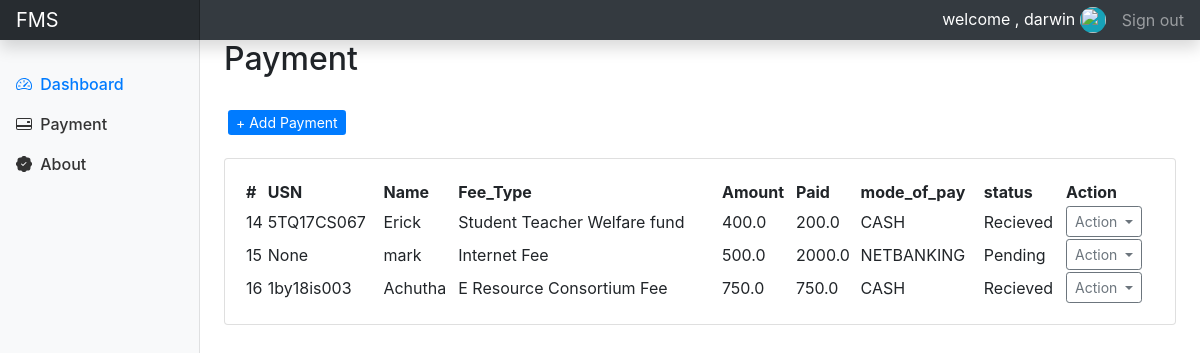
Before: /payment/ (signed in) with the older database file.
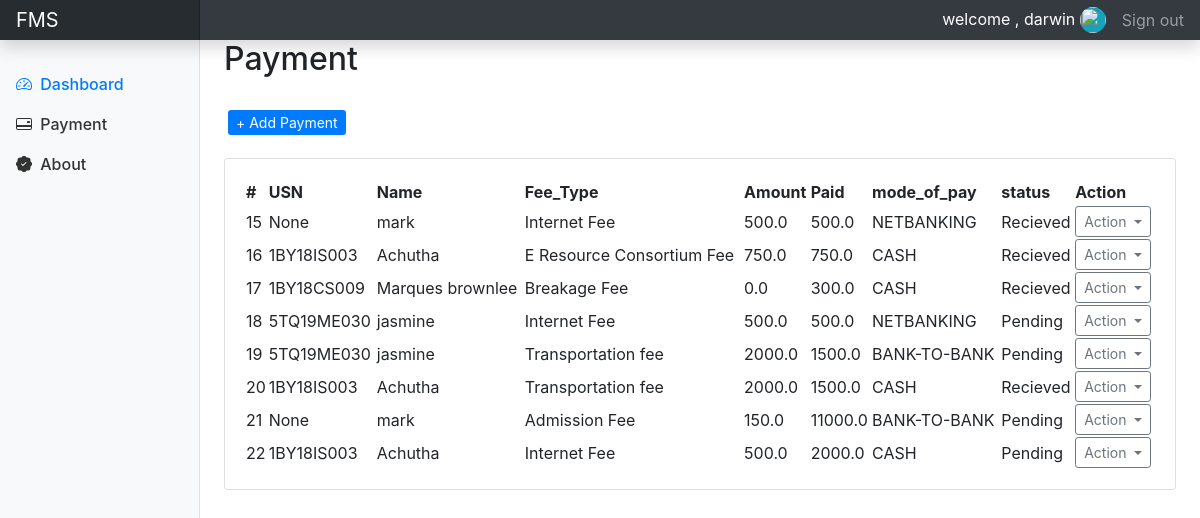
After: the same page with the newer database file.
### accounts/models.py (models this page shows, shortened)
class Payment(models.Model):
	STATUS = (
		('Pending', 'Pending'),
		('Recieved', 'Recieved'),
		('Acknowledged', 'Acknowledged'),
		)
	MODE_OF_PAYMENT = (
		('NEFT','NEFT'),
		('BANK-TO-BANK','BANK-TO-BANK'),
		('NETBANKING','NETBANKING'),
		('CASH','CASH'),
		)
	student_id = models.ForeignKey(Student, null=True, on_delete=models.SET_NULL)
	fee_id = models.ForeignKey(Fee, null=True, on_delete= models.SET_NULL)
	amount_paid = models.FloatField()
	mode_payment = models.CharField(max_length=25, choices=MODE_OF_PAYMENT)
	date_created = models.DateTimeField(auto_now_add=True, null=True)
	status = models.CharField(max_length=200, null=True, choices=STATUS)

class Student(models.Model):
	BRANCH = (
		('CSE','CSE'),
		('ISE','ISE'),
		('ME','ME'),
		('CVE','CVE'),
		('ECE','ECE'),
		('EEE','EEE'),
		('Aeronautical/ Aerospace Eng','AE'),
		('Artificial Intelligence Eng','AIE'),
		)
	CATEGORY1 = (
		('KCET','KCET'),
		('COMEDK','COMEDK'),
		('MANAGEMENT','MANAGEMENT')
		)
	EDUCATIONAL_LEVEL = (
		('12','12'),
		('DIPLOMA','DIPLOMA'),
		)
	GENDER = (
		('MALE','M'),
		('FEMALE','F'),
		('OTHER','O')
		)
	user = models.OneToOneField(User, null=True, blank=True, on_delete=models.CASCADE)
	name = models.CharField(max_length=200, null=True)
	usn = models.CharField(max_length=200, unique=True, null=True)
	phone = models.CharField(max_length=200, null=True)
	email = models.CharField(max_length=200, null=True)
	father_name = models.CharField(max_length=50, null=True, blank=True)
	dob = models.DateField(null=True,blank=True)
	nationality = models.CharField(max_length=20, null=True, blank=True)
	gender = models.CharField(max_length=10, null=True, choices=GENDER)
	ad_date = models.DateField(null=True, blank=True)
	batch = models.CharField(max_length=10)
	branch = models.CharField(max_length=50, choices=BRANCH)
	sem = models.CharField(max_length=5)
	profile_pic = models.ImageField(default="default_profile_pic.png",null=True, blank=True)
	category = models.CharField(max_length=20, choices=CATEGORY1)
	ed_level = models.CharField(max_length=20, choices=EDUCATIONAL_LEVEL)
	attendence = models.IntegerField(null=True, blank=True)
	cgpa = models.FloatField(null=True, blank=True)
	created_at = models.DateTimeField(auto_now_add=True, null=True)
	updated_at = models.DateTimeField(auto_now=True, null=True)

class Fee(models.Model):
	CATEGORY = (
		('Tuition_Fee','Tuition_Fee'),
		('Miscellaneous_Fee','Miscellaneous_Fee'),
		('University_Fee','University_Fee'),
		)
	name = models.CharField(max_length=200, null=True)
	category = models.CharField(max_length=200, null=True, choices=CATEGORY)
	description = models.CharField(max_length=200, null=True, blank=True)
	amount = models.FloatField(null=True)
	date_created = models.DateTimeField(auto_now_add=True, null=True)
	tags = models.ManyToManyField(Tag)
	"""
	course = models.CharField(max_length=50, choices=COURSE)
	college_type = models.CharField(max_length=50, choices=COLLEGE_TYPE)
	entry = models.CharField(max_length=20, choices=ENTRY)
	quota = models.CharField(max_length=50, choices=QUOTA)
	amount = models.FloatField()
	date_created = models.DateTimeField(auto_now_add=True)
	ayear = models.DateField()

	"""

### accounts/decorators.py (the view)
		def wrapper_func(request, *args, **kwargs):
			group = None;
			if request.user.groups.exists():
				group = request.user.groups.all()[0].name
			if group in allowed_roles:
				return view_func(request, *args, **kwargs)
			else:
				return HttpResponse("U are not authorized to view this page")

### accounts/views.py (called while the page is built)
@login_required(login_url='login')
@allowed_users(allowed_roles=['admin'])
def payment(request):
	payments = Payment.objects.all()
	context = {'payments':payments}
	return render(request, 'accounts/payment.html', context)

### accounts/templates/accounts/payment.html (shortened to what this page needs)
{% extends 'accounts/main.html' %}
{% block content %}
	<br>
			<div class="col-md-9 ml-sm-auto col-lg-10 px-md-4">
				<h2>Payment</h2>
				<br>
				<div class="pl-1"><a class="btn-sm btn-primary" id="link" href="{% url 'add_payment' %}">+ Add Payment</a></div>
				<br>
				<div class="card card-body">
					<table id="example" class="hover stripe">
						<thead>
    						<tr>
								<th>#</th>
								<th>USN</th>
								<th>Name</th>
								<th>Fee_Type</th>
								<th>Amount</th>
								<th>Paid</th>
								<th>mode_of_pay</th>
								<th>status</th>
								<th>Action</th>
							</tr>
  						</thead>
  						<tbody>
						{% for i in payments %}
							<tr>
								<td>{{i.id}}</td>
								<td>{{i.student_id.usn}}</td>
								<td>{{i.student_id.name}}</td>
								<td>{{i.fee_id.name}}</td>
								<td>{{i.fee_id.amount}}</td>
								<td>{{i.amount_paid}}</td>
								<td>{{i.mode_payment}}</td>
								<td>{{i.status}}</td>
								<td><div class="dropdown">
								  <button class="btn btn-outline-secondary btn-sm dropdown-toggle" type="button" id="dropdownMenuButton" data-toggle="dropdown" aria-haspopup="true" aria-expanded="false">
								    Action
								  </button>
								</div>
								</td>
							</tr>
						{% endfor %}
						</tbody>
					</table>
				</div>
			</div>
	<br>
{% endblock %}

Changed rows visible on the page:
removed Payment: id "14", student_id.usn "5TQ17CS067", student_id.name "Erick", fee_id.name "Student Teacher Welfare fund", fee_id.amount "400.0", amount_paid "200.0", mode_payment "CASH", status "Recieved"
changed Payment id 15: amount_paid "2000.0" → "500.0"; status "Pending" → "Recieved"
changed through a linked row, Payment "E Resource Consortium Fee": student_id.usn "1by18is003" → "1BY18IS003"
added Payment: id "17", student_id.usn "1BY18CS009", student_id.name "Marques brownlee", fee_id.name "Breakage Fee", fee_id.amount "0.0", amount_paid "300.0", mode_payment "CASH", status "Recieved"
added Payment: id "18", student_id.usn "5TQ19ME030", student_id.name "jasmine", fee_id.name "Internet Fee", fee_id.amount "500.0", amount_paid "500.0", mode_payment "NETBANKING", status "Pending"
added Payment: id "19", student_id.usn "5TQ19ME030", student_id.name "jasmine", fee_id.name "Transportation fee", fee_id.amount "2000.0", amount_paid "1500.0", mode_payment "BANK-TO-BANK", status "Pending"
added Payment: id "20", student_id.usn "1BY18IS003", student_id.name "Achutha", fee_id.name "Transportation fee", fee_id.amount "2000.0", amount_paid "1500.0", mode_payment "CASH", status "Recieved"
added Payment: id "21", student_id.usn "None", student_id.name "mark", fee_id.name "Admission Fee", fee_id.amount "150.0", amount_paid "11000.0", mode_payment "BANK-TO-BANK", status "Pending"
added Payment: id "22", student_id.usn "1BY18IS003", student_id.name "Achutha", fee_id.name "Internet Fee", fee_id.amount "500.0", amount_paid "2000.0", mode_payment "CASH", status "Pending"
